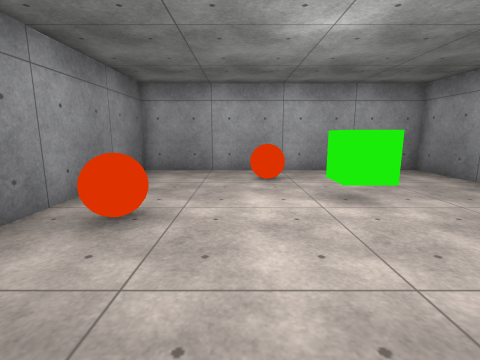
View 1 (above)

17 first-person views from a walk through a 3-D level made in the Unity game engine. The camera is 1.3 m above the floor, tilts 10° down and sees 85° across. The floor is counted in squares, 1 m on a side. Each view is taken from the middle of a square. On the plan, view 1 faces up. The plan holds only what a view shows up to about 13 squares ahead; the rest is blank. The player character is not drawn. Surface patterns are stand-ins for the level's own textures.

View 2
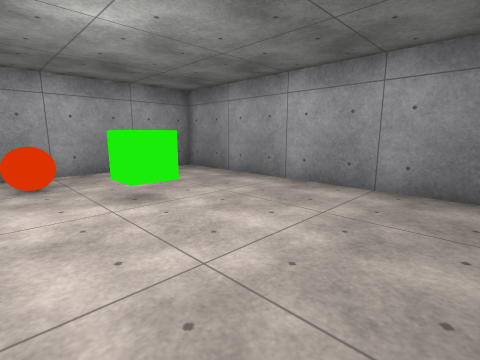

View 3
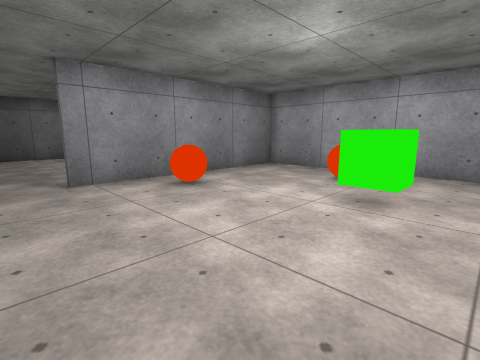

View 4
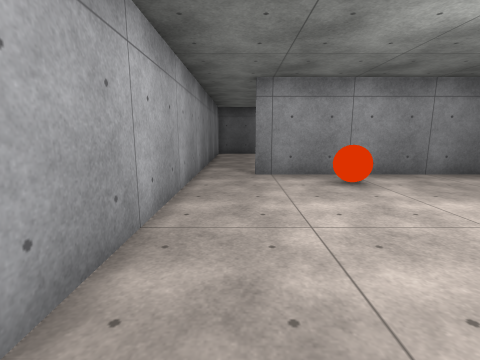

View 5
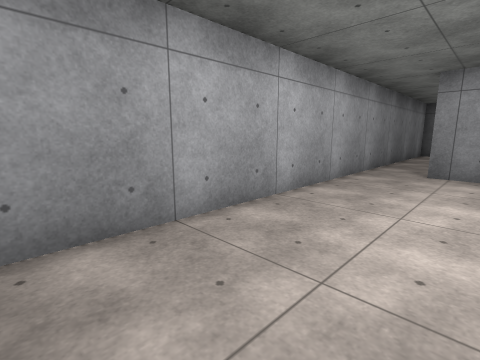

View 6
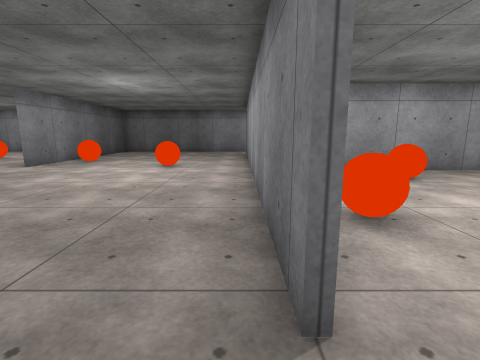

View 7
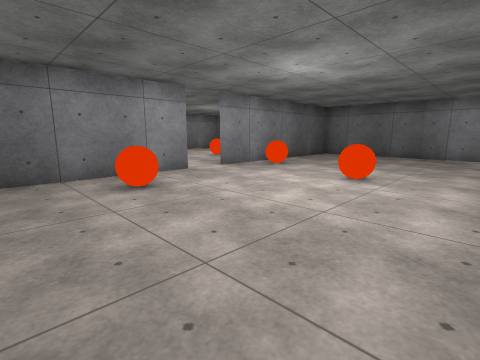

View 8
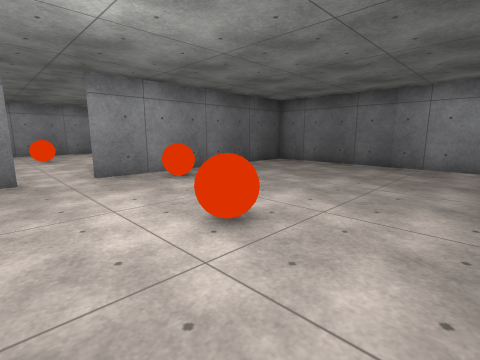

View 9
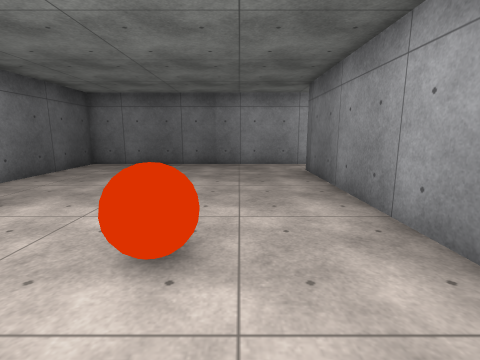

View 10
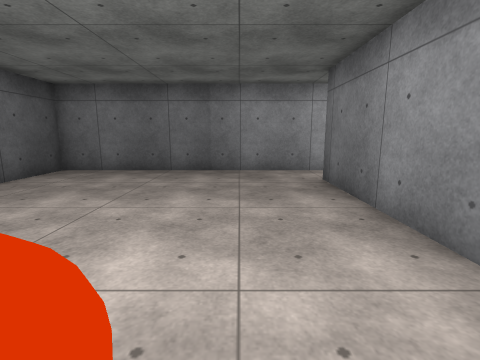

View 11
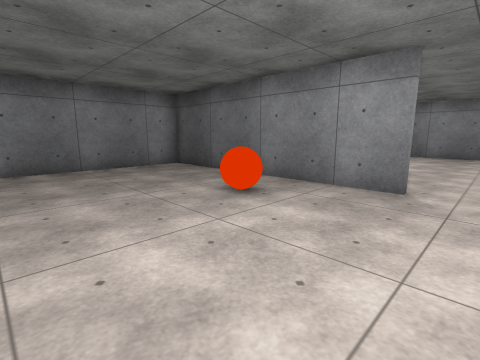

View 12
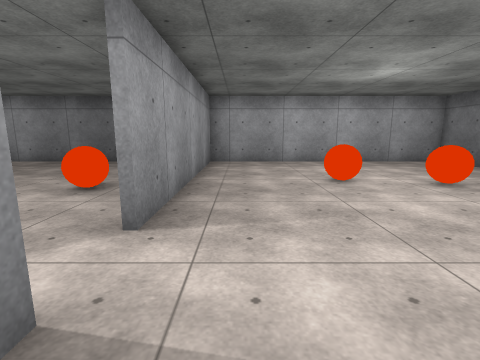

View 13
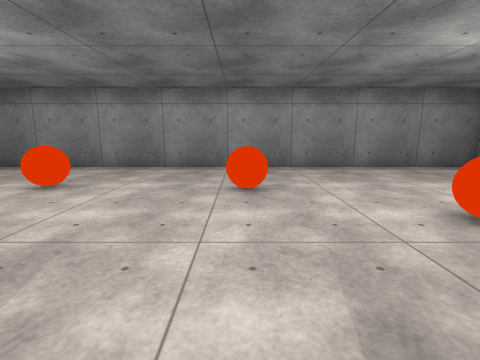

View 14
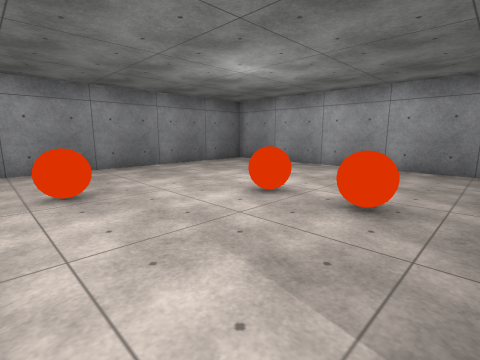

View 15
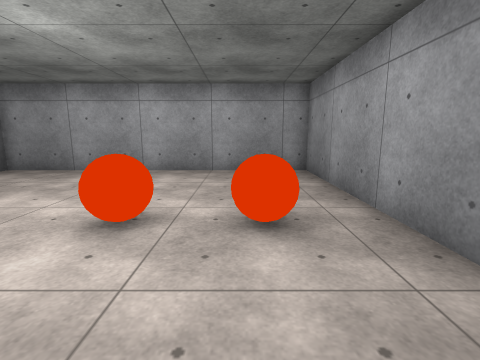

View 16
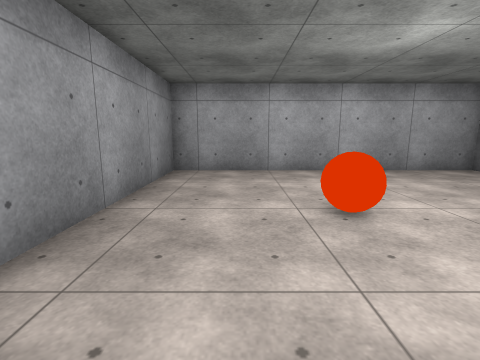

View 17
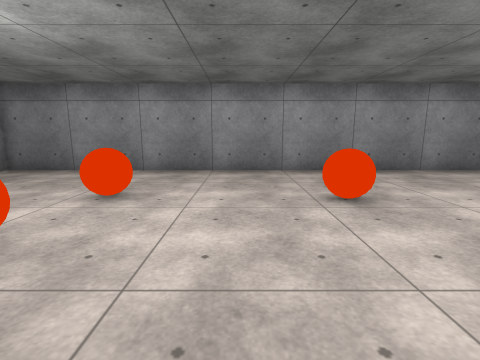

### Floor plan
Ten units are one square. View 1 is at (0, 0); x grows to the right and y downward. Boxes are objects, and circles mark ways between rooms. Rooms are numbered by the first view taken in them; rooms with no view inside come last. Other rooms are left out.
<svg viewBox="-239 -200 308 210">
<path fill="none" stroke="#000" d="M64 -2 64 -94 -34 -94 -34 -15M-25 4 60 4M-124 -86 -124 5M-36 -15 -36 -175M-29 -194 -119 -194M-124 -195 -124 -104M-119 4 -25 4M-126 -125 -126 -195M-119 -194 -234 -194 -234 4 -119 4M-126 5 -126 -86"/>
<rect x="-25" y="-45" width="10" height="10" fill="#bbb"><title>other object</title></rect>
<rect x="5" y="-85" width="10" height="20" fill="#bbb"><title>other object</title></rect>
<rect x="15" y="-55" width="20" height="10" fill="#bbb"><title>other object</title></rect>
<rect x="-115" y="-65" width="20" height="20" fill="#bbb"><title>other object</title></rect>
<rect x="-115" y="-135" width="10" height="20" fill="#bbb"><title>other object</title></rect>
<rect x="-75" y="-115" width="10" height="20" fill="#bbb"><title>other object</title></rect>
<rect x="-205" y="-55" width="20" height="10" fill="#bbb"><title>other object</title></rect>
<rect x="-195" y="-105" width="10" height="10" fill="#bbb"><title>other object</title></rect>
<rect x="-175" y="-55" width="10" height="10" fill="#bbb"><title>other object</title></rect>
<rect x="-175" y="-145" width="10" height="10" fill="#bbb"><title>other object</title></rect>
<rect x="-155" y="-145" width="20" height="10" fill="#bbb"><title>other object</title></rect>
<circle cx="-30" cy="-5" r="3" fill="#2a7"/>
<circle cx="-120" cy="-95" r="3" fill="#2a7"/>
<text x="20" y="-40">1</text>
<text x="-70" y="-100">2</text>
<text x="-180" y="-100">3</text>
</svg>
Room 1 opens to room 2. Room 2 opens to room 3.

Where each view was taken, in squares from view 1:
view 1: 0 up, 0 right, facing up
view 2: 0 up, 0 right, facing up-right
view 3: 0 up, 4 right, facing up-left
view 4: 1 up, 5 right, facing left
view 5: 3 up, 6 right, facing down-left
view 6: 0 up, 4 left, facing up
view 7: 3 up, 4 left, facing up-left
view 8: 8 up, 4 left, facing up-left
view 9: 8 up, 6 left, facing up
view 10: 10 up, 6 left, facing up
view 11: 10 up, 6 left, facing down-left
view 12: 12 up, 14 left, facing down
view 13: 10 up, 13 left, facing left
view 14: 9 up, 13 left, facing up-left
view 15: 10 up, 15 left, facing up
view 16: 9 up, 15 left, facing down
view 17: 8 up, 14 left, facing left
